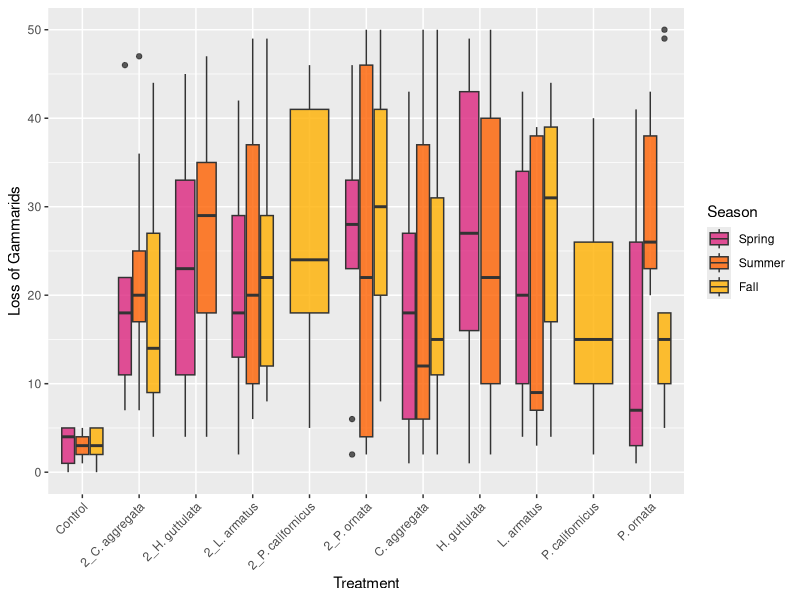
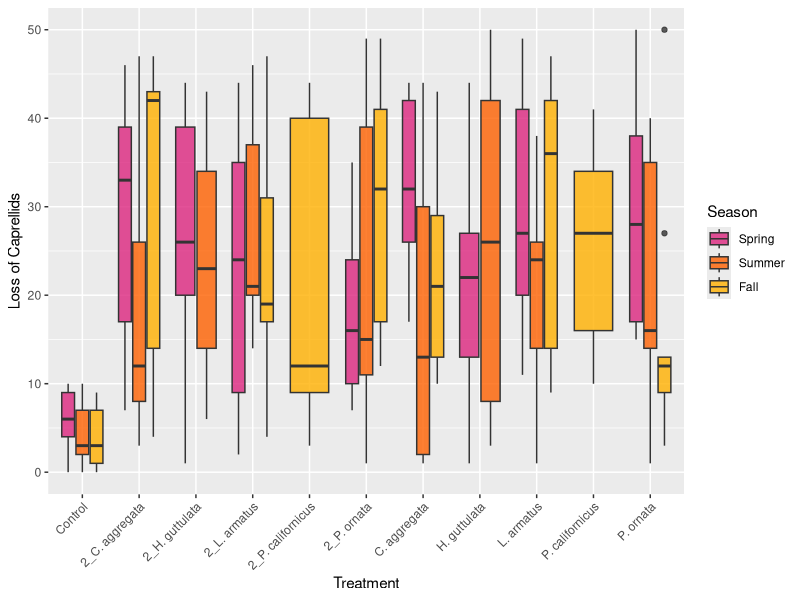
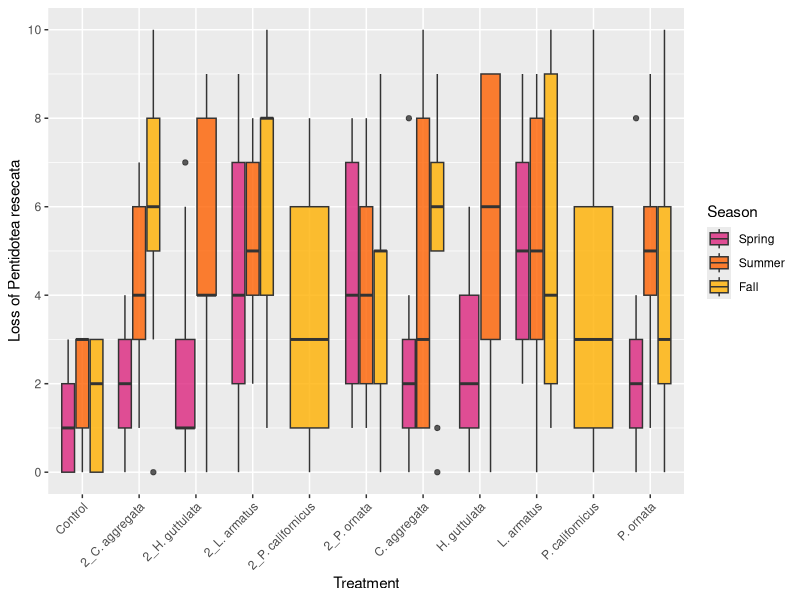

Write the R code that produced these figures, in order.
## ---- chunk 1
library(tidyverse)
getwd()
## ---- chunk 2
# Importing Data
epifauna <- read.csv('epifauna.csv', stringsAsFactors = TRUE )
str(epifauna)
## ---- chunk 3
# Exploring distribution of data of interest (fish biomass and epifaunal consumption)
gamm_f <- ggplot(epifauna, aes(x=gamm_loss))+
  geom_histogram()
#gamm_f

capr_f <- ggplot(epifauna, aes(x=capr_loss))+
  geom_histogram()
#capr_f

pent_f <- ggplot(epifauna, aes(x=pent_loss))+
  geom_histogram()
#pent_f

fishbm_f <- ggplot(epifauna, aes(x=fish_mass_tot))+
  geom_histogram()
#fishbm_f
## ---- chunk 4
# Releveling variables for simpler model output interpretation
epifauna$season <- fct_relevel(epifauna$season, 'spring', 'summer')
epifauna$treatment <- relevel(epifauna$treatment, 'Control')
## ---- chunk 5
#Statistical tests gammarid amphipods
#GLM with Poisson family due to count data and right skewness of the data
gamm_glm <- glm(gamm_loss ~ treatment*season, family = "poisson", data = epifauna)
summary(gamm_glm)
## ---- chunk 6
#Statistical tests caprellid amphipods
capr_glm <- glm(capr_loss ~ treatment*season, family = "poisson", data = epifauna)
summary(capr_glm)
## ---- chunk 7
#Statistical tests pentidotea isopods
pent_glm <- glm(pent_loss ~ treatment*season, family = "poisson", data = epifauna)
summary(pent_glm)
## ---- chunk 8
#Property plots 
# plot(gamm_glm)
# plot(capr_glm)
# plot(pent_glm)
## ---- chunk 9
#Figures
gamm_f2 <- ggplot(epifauna, aes(x = treatment, y = gamm_loss, fill=season)) +
  geom_boxplot(alpha = 0.8) +
  scale_fill_manual(
    values=c('#DC267F', '#FE6100', '#FFB000'),
    label =c('Spring', 'Summer', 'Fall')
  )+
  labs(
    x = "Treatment",
    y = "Loss of Gammarids", 
    fill = 'Season') +
  theme(axis.text.x = element_text(angle = 45, vjust = 1, hjust = 1))
gamm_f2

capr_f2 <- ggplot(epifauna, aes(x = treatment, y = capr_loss, fill=season)) +
  geom_boxplot(alpha = 0.8) +
  scale_fill_manual(
    values=c('#DC267F', '#FE6100', '#FFB000'),
    label =c('Spring', 'Summer', 'Fall')
  )+
  labs(
    x = "Treatment",
    y = "Loss of Caprellids", 
    fill = 'Season') +
  theme(axis.text.x = element_text(angle = 45, vjust = 1, hjust = 1))
capr_f2

pent_f2 <- ggplot(epifauna, aes(x = treatment, y = pent_loss, fill=season)) +
  geom_boxplot(alpha = 0.8) +
  scale_fill_manual(
    values=c('#DC267F', '#FE6100', '#FFB000'),
    label =c('Spring', 'Summer', 'Fall')
  )+
  labs(
    x = "Treatment",
    y = "Loss of Pentidotea resecata", 
    fill = 'Season') +
  theme(axis.text.x = element_text(angle = 45, vjust = 1, hjust = 1))+
  scale_y_continuous(breaks=c(0, 2, 4, 6, 8, 10))
pent_f2
## ---- chunk 10
#vector <- rnorm(100, mean = 1.5, sd = 0.7)
#vector

# ctrl_gamm <- sample(0:5, 27, replace = TRUE)
# ctrl_capr <- sample(0:10, 27, replace = TRUE)
# ctrl_pent <- sample(0:3, 27, replace = TRUE)
# 
# ctrl_gamm <- as.matrix(ctrl_gamm)
# ctrl_capr <- as.matrix(ctrl_capr)
# ctrl_pent <- as.matrix(ctrl_pent)

## ---- chunk 11
# tank <- c("A", "B", "C", "D", "E", "F", "G", "H", "I", "J", "K", "L", "M", "N", "Ñ", "O", "P", "Q", "R", "S", "T", "U", "V", "W", "X", "Y", "Z")
# 
# tank_rand1 <- sample(tank, 27)
# tank_rand1
# tank_rand2 <- sample(tank, 27)
# tank_rand3 <- sample(tank, 27)
# tank_rand4 <- sample(tank, 27)
# tank_rand5 <- sample(tank, 27)
# tank_rand6 <- sample(tank, 27)
# tank_rand7 <- sample(tank, 27)
# tank_rand8 <- sample(tank, 27)
# tank_rand9 <- sample(tank, 27)
# 
# tank_rand <- rbind(tank_rand1, tank_rand2, tank_rand3, tank_rand4, tank_rand5, tank_rand6, tank_rand7, tank_rand8, tank_rand9)
# tank_rand
# tank_rand <- as.matrix(c(apply(tank_rand, 1, c)))
#for (i in tank) {
#  print(sample(tank, 27))
#}
## ---- chunk 12
# gamm <- sample(1:50, 243, replace = TRUE)
# capr <- sample(1:50, 243, replace = TRUE)
# pent <- sample(0:10, 243, replace = TRUE)
# 
# gamm <- as.matrix(gamm)
# capr <- as.matrix(capr)
# pent <- as.matrix(pent)
## ---- chunk 13
# sp_cym <- runif(n=230, min=3.5, max=10)
# sp_lept <- runif(n=27, min=3.7, max=11.4)
# sp_hyps <- runif(n=27, min=3.3, max=9.3)
# sp_pho <- runif(n=27, min=1.4, max=5.9)
# 
# sp_cym <- as.matrix(sp_cym)
# sp_lept <- as.matrix(sp_lept)
# sp_hyps <- as.matrix(sp_hyps)
# sp_pho <- as.matrix(sp_pho)

## ---- chunk 14
# rec.list <- function(len){
#   if(length(len) == 1){
#     vector("list", len)
#   } else {
#     lapply(1:len[1], function(...) rec.list(len[-1]))
#   }
# }
## ---- chunk 15
# set.seed(5094)
# 
# season <- c('spring', 'summer', 'fall')
# tank <- c("A", "B", "C", "D", "E", "F", "G", "H", "I", "J", "K", "L", "M", "N", "Ñ", "O", "P", "Q", "R", "S", "T", "U", "V", "W", "X", "Y", "Z")
# treatment <- c("control", "control","control","C_aggregata", "C_aggregata","C_aggregata","2C_aggregata", "2C_aggregata","2C_aggregata","L_armatus", "L_armatus","L_armatus", "2L_armatus","2L_armatus","2L_armatus", "H_guttulata", "H_guttulata","H_guttulata","2H_guttulata","2H_guttulata","2H_guttulata", "P_ornata","P_ornata","P_ornata", "2P_ornata", "2P_ornata", "2P_ornata")
# 
# Data_full <- rec.list(c(length(season), 3, length(tank)))
# 
# for (x in 1:length(season)) {
#   for (u in 1:3){#day
#     for (t in 1:length(tank)){
#     
#  pent_loss <- sample(1:10, 1, replace=TRUE)
#  gamm_loss <- sample(1:50, 1, replace=TRUE)
#  capr_loss <- sample(1:50, 1, replace=TRUE)
#  treat <- sample(treatment, 1, replace=FALSE)
#  # fish1_mass<-
#  #   if (treat == 'control'){
#  #   NA
#  #   } else if (season == 'spring' & treat == 'C_aggregata' ){
#  #     runif(n=1, min=3.5, max=10)
#  #   } else {
#  #     10
#  #   }
#  
#  Data_full[[x]][[u]][[t]] <- data_frame(
#                               'pent_loss'=pent_loss,
#                               'gamm_loss'=gamm_loss,
#                               'capr_loss'= capr_loss, 
#                               'treatment' = treat)#,
#                               # 'fish1_mass' = fish1_mass)
#       } #tank
#     names(Data_full[[x]][[u]]) <- tank
#     } #day
#   } #season
# names(Data_full) <- season
# 
# 
# 
# Test <- unlist(Data_full)
# 
# Test2 <- data.frame(Reduce(rbind, Data_full))
# 
# Test3 <- ldply(Data_full, data_frame())
